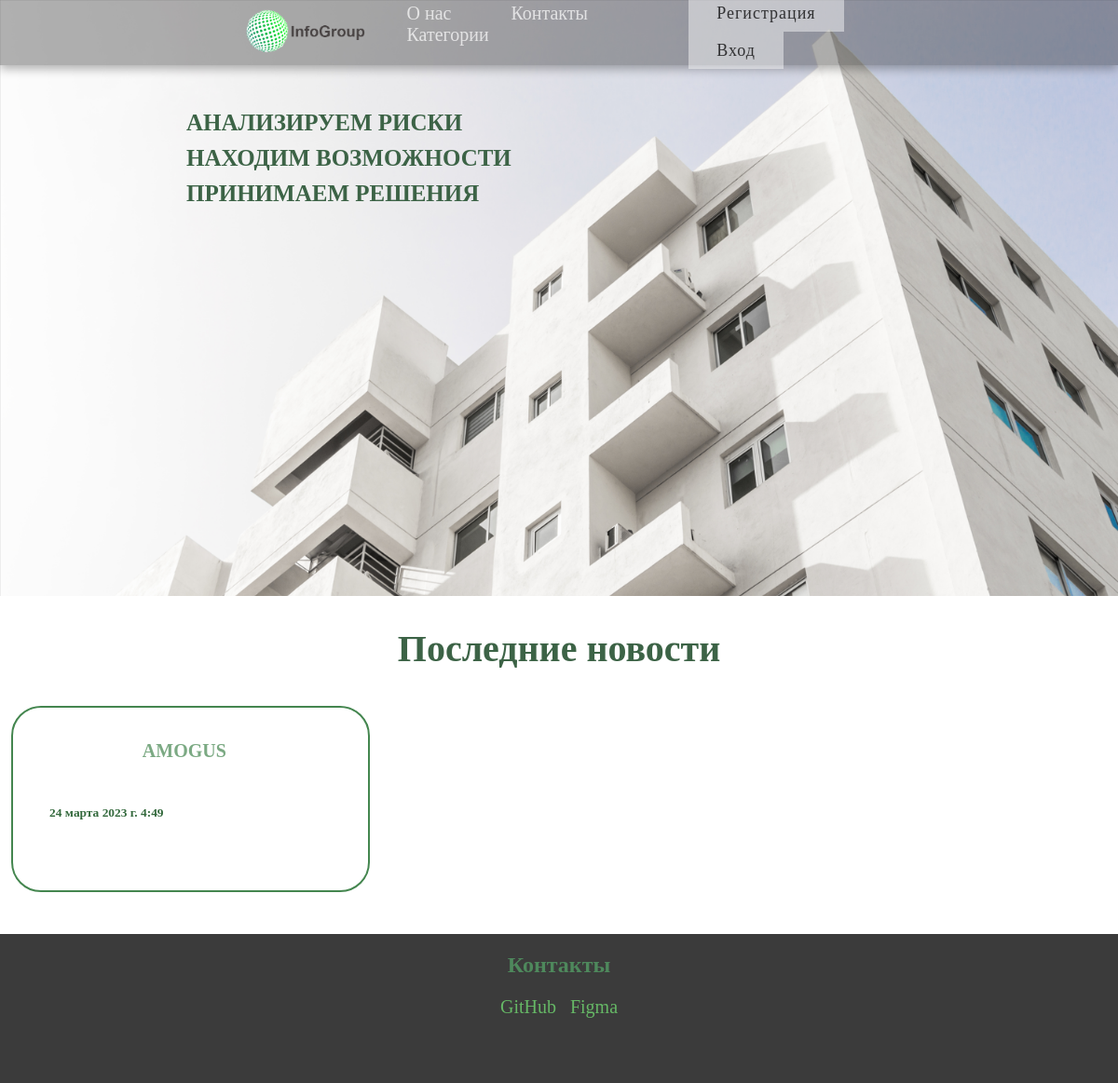
The app's page /, older data.
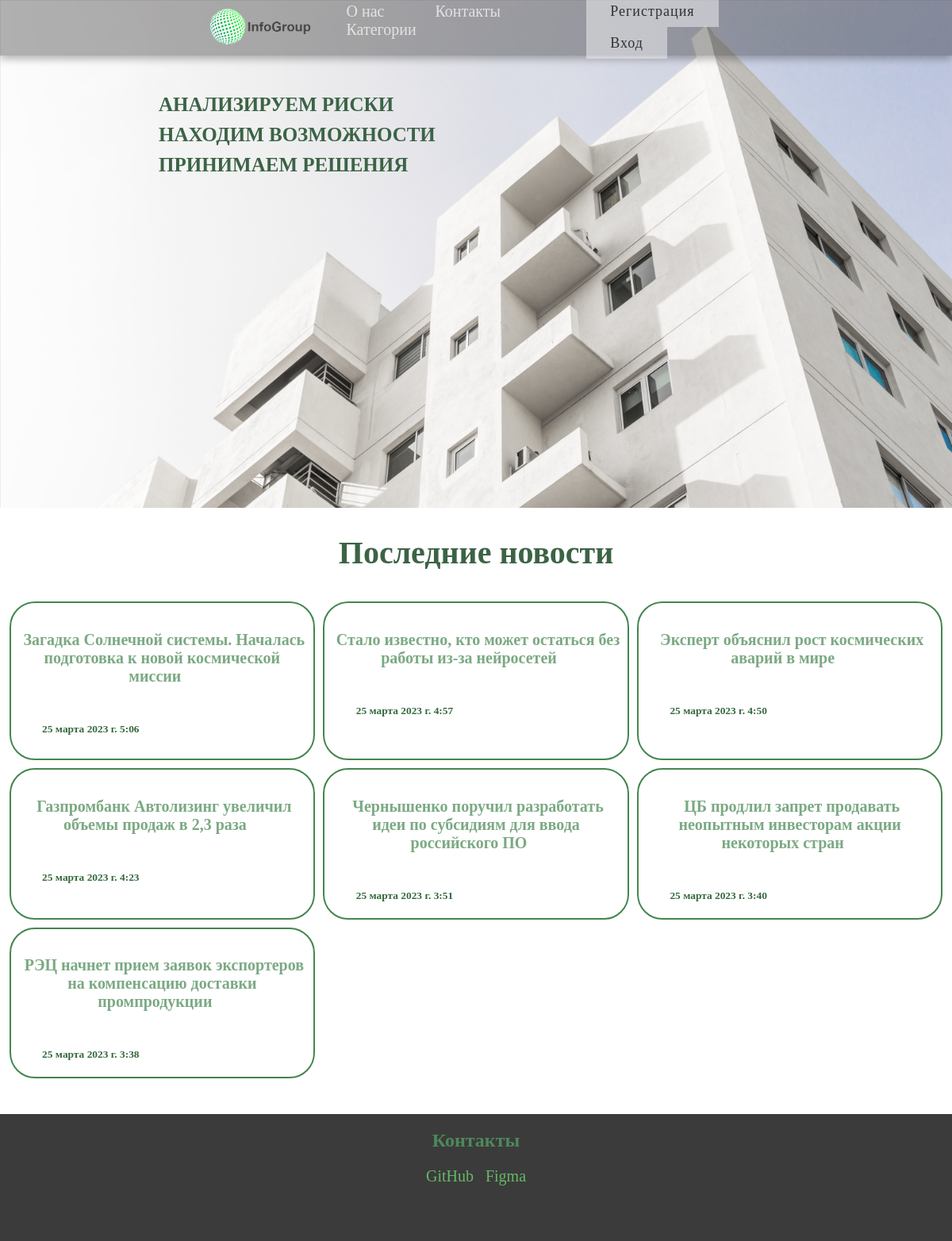
The same page, newer data.
### _NewsSite/models.py (models this page shows, shortened)
class Posts(models.Model):
    UserID = models.ForeignKey(MyUsers, on_delete=models.DO_NOTHING, null=False, default=0)
    CategoryID = models.ForeignKey(PostCategory, on_delete=models.DO_NOTHING, null=False, default=0)
    Title = models.CharField(max_length=255)
    Text = models.CharField(max_length = 10000 )
    Datee = models.DateTimeField(auto_now_add=True, null=True)
    class Meta:
        verbose_name = 'Посты'
        ordering = [ 'Datee' ]

### _NewsSite/views.py (the view)
# urls.py: path('', views.index),
def index(request): # 127.0.0.1:8000/
    posts = Posts.objects.order_by('-id')[0:10]  # posts = Posts.objects.filter(id__range =(0, 10))
    if request.method == 'POST':
        loginform = LoginFrom(request.POST)
        if loginform.is_valid():
            user = authenticate(Login=loginform.cleaned_data['Login'], password=loginform.cleaned_data['password'])
            print(user)
            if (user is not None):
                login(request, user)
                return render(request, 'main_page.html', {'posts': posts})
            else:
                return redirect('login/?&error=пользователь не найден или неверный пароль')
        else:
            return HttpResponse('что-то пошло не так упс ╰(*°▽°*)╯')
    else:
        return render(request, 'main_page.html', { 'posts' : posts, 'user': request.user } )

### templates/main_page.html (shortened to what this page needs)
{% load static %}
<!DOCTYPE html>
<html lang="en">
<head>
    <link rel="stylesheet" href="static/css/sus.css">
    <link rel="stylesheet" href="{% static 'css/post.css' %}">
</head>
<body style="font-family: 'TTNormsProRegular';">
    <nav class="navbar">
        <div class="container">
            <img src="static/img/logo_test.png" class="logo_wrap"/>
            <div class="navbar-wrap">
                <ul class="navbar-menu">
                    <li><a href="#">О нас</a></li>
                    <li><a href="#jump">Контакты</a></li>
                    <li><a href="#">Категории</a></li>
                </ul>
                <ul class="callback">
                    {% if not user.is_authenticated %}
                        <li><a href="http://127.0.0.1:8000/reg/" class="btn-flip" data-back="Регистрация" data-front="Регистрация"></a></li>
                        <li><a href="http://127.0.0.1:8000/login/" class="btn-flip" data-back="Вход" data-front="Вход"></a></li>
                    {% else %}
                        <li><a href="http://127.0.0.1:8000/logout/?&redir=//" class="btn-flip" data-back="Выход" data-front="Выход"></a></li>
                        <li>{{ user.Login }}</li>
                    {% endif %}
                </ul>
            </div>
        </div>
    </nav>
    <header class="header">
        <div class="head_container">
            <h2 class="header_title">АНАЛИЗИРУЕМ РИСКИ <p>НАХОДИМ ВОЗМОЖНОСТИ</p><p>ПРИНИМАЕМ РЕШЕНИЯ</p></h2>
        </div>
    </header>
    <div >
        <h2 align="center" style="color: #3c6346; font-size: 40px;">Последние новости</h2>
        <div align="center" class="grid">
            {% for p in posts %}
              <div class="grid-item border">
                <h4><a href="http://127.0.0.1:8000/post/?&postid={{p.id}}" class="href_text">{{p.Title}}</a></h4>
                <h6 class="grid-h6">{{p.Datee }}</h6>
              </div>
            {% endfor  %}
      </div>
    </div>
    <div id="jump" class="cotacts" style="height: 20vh; background-color: #3b3b3b;" >
        <h2 class="com_bot" align="center" style="color: rgb(78, 136, 92);">Контакты</h2>
        <ul class="refer">
            <li><a href="https://github.com/Viktor-8bit/NewsSite" style="text-decoration: none; color: rgb(102, 184, 102); padding-right: 15px;">GitHub</a></li>
            <li><a href="https://www.figma.com/file/oEnGj0biVRmjLDiXHrySVJ/Untitled?node-id=1-34&t=hG9COjllPPMJROUc-0" style="text-decoration: none; color: rgb(102, 184, 102);">Figma</a></li>
        </ul>
    </div>
</body>
</html>

Row changes from the older to the newer data that the page shows:
removed Posts: Title "AMOGUS", Datee "24 марта 2023 г. 4:49"
added Posts: Title "Загадка Солнечной системы. Началась подготовка к новой космической миссии", Datee "25 марта 2023 г. 5:06"
added Posts: Title "Стало известно, кто может остаться без работы из-за нейросетей", Datee "25 марта 2023 г. 4:57"
added Posts: Title "Эксперт объяснил рост космических аварий в мире", Datee "25 марта 2023 г. 4:50"
added Posts: Title "Газпромбанк Автолизинг увеличил объемы продаж в 2,3 раза", Datee "25 марта 2023 г. 4:23"
added Posts: Title "Чернышенко поручил разработать идеи по субсидиям для ввода российского ПО", Datee "25 марта 2023 г. 3:51"
added Posts: Title "ЦБ продлил запрет продавать неопытным инвесторам акции некоторых стран", Datee "25 марта 2023 г. 3:40"
added Posts: Title "РЭЦ начнет прием заявок экспортеров на компенсацию доставки промпродукции", Datee "25 марта 2023 г. 3:38"
